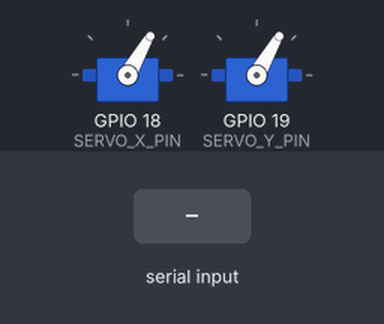
Bench run of a sketch on a simulated ESP32. Shown: 2 × servo. The test bench sets the inputs (shaded band). What the sketch prints to the serial monitor is not drawn.

Above: at 1.7 s.
1.8 s: "s" received over Serial
At 2.7 s:
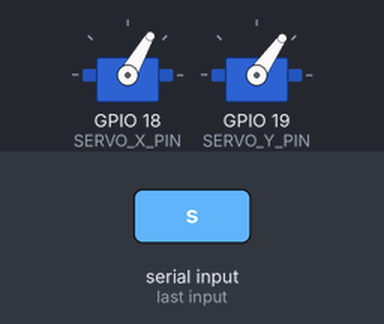
3.3 s: "a" received over Serial
At 3.8 s:
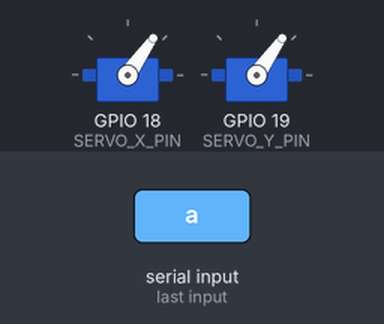
4.8 s: "w" received over Serial
At 6.0 s:
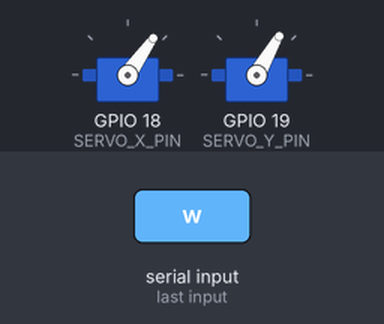
6.3 s: "S" received over Serial
At 7.3 s:
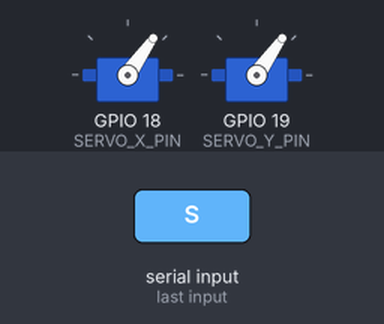
7.8 s: "W" received over Serial
At 8.4 s:
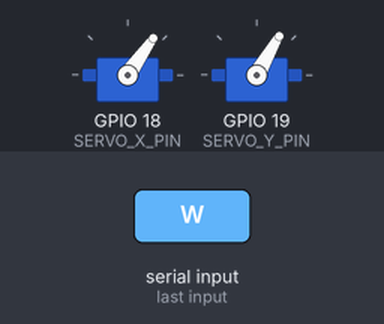
Timing chart, 0 to 10.3 s (numbered marks = the images above; inputs shaded):
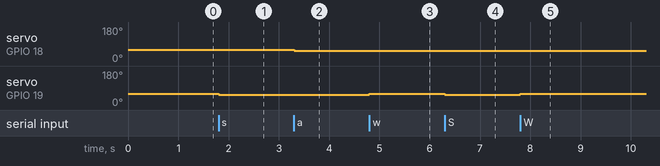

The sketch:

servo_control.ino
```cpp
#include <ESP32Servo.h>

#define SERVO_X_PIN   18
#define SERVO_Y_PIN   19

#define SERVO_MIN      0
#define SERVO_NEUTRAL  60
#define SERVO_MAX      120
#define STEP           5

Servo servoX;
Servo servoY;

int angleX = SERVO_NEUTRAL;
int angleY = SERVO_NEUTRAL;

void setup() {
  Serial.begin(115200);
  servoX.attach(SERVO_X_PIN, 500, 2400);
  servoY.attach(SERVO_Y_PIN, 500, 2400);
  servoX.write(angleX);
  servoY.write(angleY);
  delay(500);
  Serial.println("Ready! W=up S=down A=left D=right C=center");
}

void loop() {
  if (Serial.available() > 0) {
    char key = Serial.read();
    switch (key) {
      case 'w': case 'W':
        angleY = constrain(angleY + STEP, SERVO_MIN, SERVO_MAX);
        Serial.printf("UP    → Servo Y: %d°\n", angleY);
        break;
      case 's': case 'S':
        angleY = constrain(angleY - STEP, SERVO_MIN, SERVO_MAX);
        Serial.printf("DOWN  → Servo Y: %d°\n", angleY);
        break;
      case 'a': case 'A':
        angleX = constrain(angleX - STEP, SERVO_MIN, SERVO_MAX);
        Serial.printf("LEFT  → Servo X: %d°\n", angleX);
        break;
      case 'd': case 'D':
        angleX = constrain(angleX + STEP, SERVO_MIN, SERVO_MAX);
        Serial.printf("RIGHT → Servo X: %d°\n", angleX);
        break;
      case 'c': case 'C':
        angleX = SERVO_NEUTRAL;
        angleY = SERVO_NEUTRAL;
        Serial.println("CENTER → both reset to 60°");
        break;
    }
    servoX.write(angleX);
    servoY.write(angleY);
  }
}
```

Measured:
- after the input at 1.8 s, servo on GPIO 19 (SERVO_Y_PIN): 60° → 55° at once
- after the input at 3.3 s, servo on GPIO 18 (SERVO_X_PIN): 60° → 55° at once
- after the input at 4.8 s, servo on GPIO 19 (SERVO_Y_PIN): 55° → 60° at once
- after the input at 6.3 s, servo on GPIO 19 (SERVO_Y_PIN): 60° → 55° at once
- after the input at 7.8 s, servo on GPIO 19 (SERVO_Y_PIN): 55° → 60° at once
